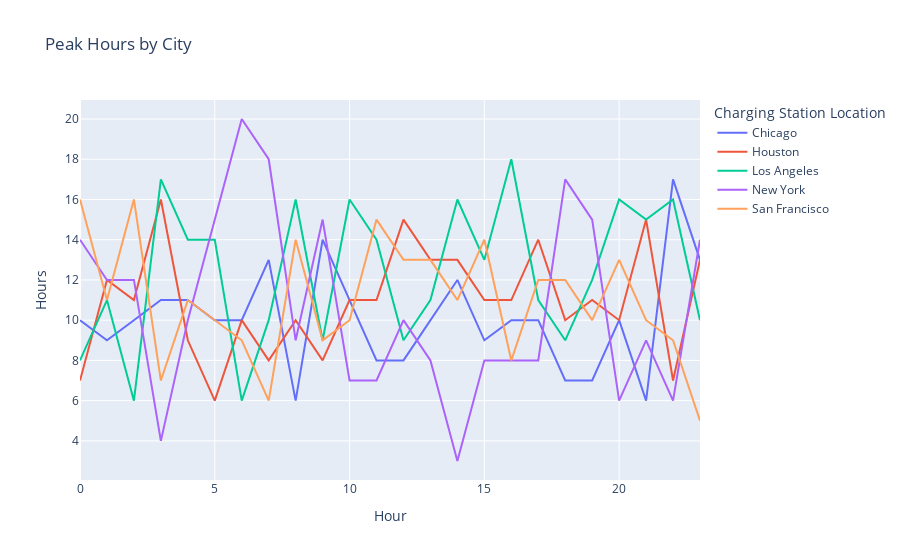

Write notebook code for a chart like this one.
### Markdown cell above
### 3.3 Temporal (Peak) Analysis.
### 3.3.1 Peak hours by city 
**Description**  
This line graph shows both peak and low hours of charging across the cities in the dataset

**Explanation**  
To demonstate the trend in demand or usage of various charging stations by the city per every hour of the day.

### Code cell
fig = px.line(city_pivot, 
              title='Peak Hours by City',
              labels={'value': 'Hours', 'variable': 'City'})
fig.show()

### Figure 1 — Plotly figure (JSON) as saved in the notebook; plotly's stock layout.template omitted (floating-point values rounded to 4 significant figures)
{"data": [{"hovertemplate": "Charging Station Location=Chicago<br>Hour=%{x}<br>Hours=%{y}<extra></extra>", "legendgroup": "Chicago", "line": {"color": "#636efa", "dash": "solid"}, "marker": {"symbol": "circle"}, "mode": "lines", "name": "Chicago", "orientation": "v", "showlegend": true, "type": "scatter", "x": [0, 1, 2, 3, 4, 5, 6, 7, 8, 9, 10, 11, 12, 13, 14, 15, 16, 17, 18, 19, 20, 21, 22, 23], "xaxis": "x", "y": [10, 9, 10, 11, 11, 10, 10, 13, 6, 14, 11, 8, 8, 10, 12, 9, 10, 10, 7, 7, 10, 6, 17, 13], "yaxis": "y"}, {"hovertemplate": "Charging Station Location=Houston<br>Hour=%{x}<br>Hours=%{y}<extra></extra>", "legendgroup": "Houston", "line": {"color": "#EF553B", "dash": "solid"}, "marker": {"symbol": "circle"}, "mode": "lines", "name": "Houston", "orientation": "v", "showlegend": true, "type": "scatter", "x": [0, 1, 2, 3, 4, 5, 6, 7, 8, 9, 10, 11, 12, 13, 14, 15, 16, 17, 18, 19, 20, 21, 22, 23], "xaxis": "x", "y": [7, 12, 11, 16, 9, 6, 10, 8, 10, 8, 11, 11, 15, 13, 13, 11, 11, 14, 10, 11, 10, 15, 7, 13], "yaxis": "y"}, {"hovertemplate": "Charging Station Location=Los Angeles<br>Hour=%{x}<br>Hours=%{y}<extra></extra>", "legendgroup": "Los Angeles", "line": {"color": "#00cc96", "dash": "solid"}, "marker": {"symbol": "circle"}, "mode": "lines", "name": "Los Angeles", "orientation": "v", "showlegend": true, "type": "scatter", "x": [0, 1, 2, 3, 4, 5, 6, 7, 8, 9, 10, 11, 12, 13, 14, 15, 16, 17, 18, 19, 20, 21, 22, 23], "xaxis": "x", "y": [8, 11, 6, 17, 14, 14, 6, 10, 16, 9, 16, 14, 9, 11, 16, 13, 18, 11, 9, 12, 16, 15, 16, 10], "yaxis": "y"}, {"hovertemplate": "Charging Station Location=New York<br>Hour=%{x}<br>Hours=%{y}<extra></extra>", "legendgroup": "New York", "line": {"color": "#ab63fa", "dash": "solid"}, "marker": {"symbol": "circle"}, "mode": "lines", "name": "New York", "orientation": "v", "showlegend": true, "type": "scatter", "x": [0, 1, 2, 3, 4, 5, 6, 7, 8, 9, 10, 11, 12, 13, 14, 15, 16, 17, 18, 19, 20, 21, 22, 23], "xaxis": "x", "y": [14, 12, 12, 4, 10, 15, 20, 18, 9, 15, 7, 7, 10, 8, 3, 8, 8, 8, 17, 15, 6, 9, 6, 14], "yaxis": "y"}, {"hovertemplate": "Charging Station Location=San Francisco<br>Hour=%{x}<br>Hours=%{y}<extra></extra>", "legendgroup": "San Francisco", "line": {"color": "#FFA15A", "dash": "solid"}, "marker": {"symbol": "circle"}, "mode": "lines", "name": "San Francisco", "orientation": "v", "showlegend": true, "type": "scatter", "x": [0, 1, 2, 3, 4, 5, 6, 7, 8, 9, 10, 11, 12, 13, 14, 15, 16, 17, 18, 19, 20, 21, 22, 23], "xaxis": "x", "y": [16, 11, 16, 7, 11, 10, 9, 6, 14, 9, 10, 15, 13, 13, 11, 14, 8, 12, 12, 10, 13, 10, 9, 5], "yaxis": "y"}], "layout": {"legend": {"title": {"text": "Charging Station Location"}, "tracegroupgap": 0}, "title": {"text": "Peak Hours by City"}, "xaxis": {"anchor": "y", "domain": [0, 1], "title": {"text": "Hour"}}, "yaxis": {"anchor": "x", "domain": [0, 1], "title": {"text": "Hours"}}}}
